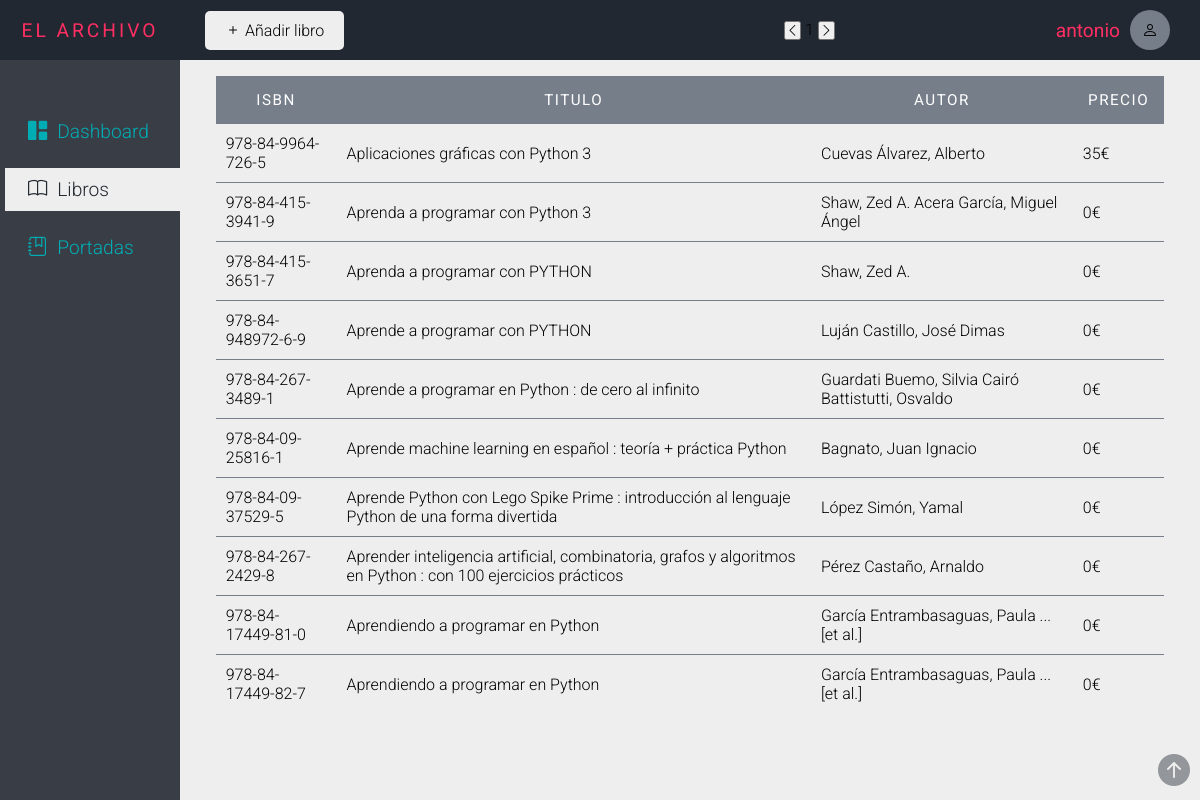
/views/tablas.php?page=1 (signed in), run on an earlier commit of the app's database.
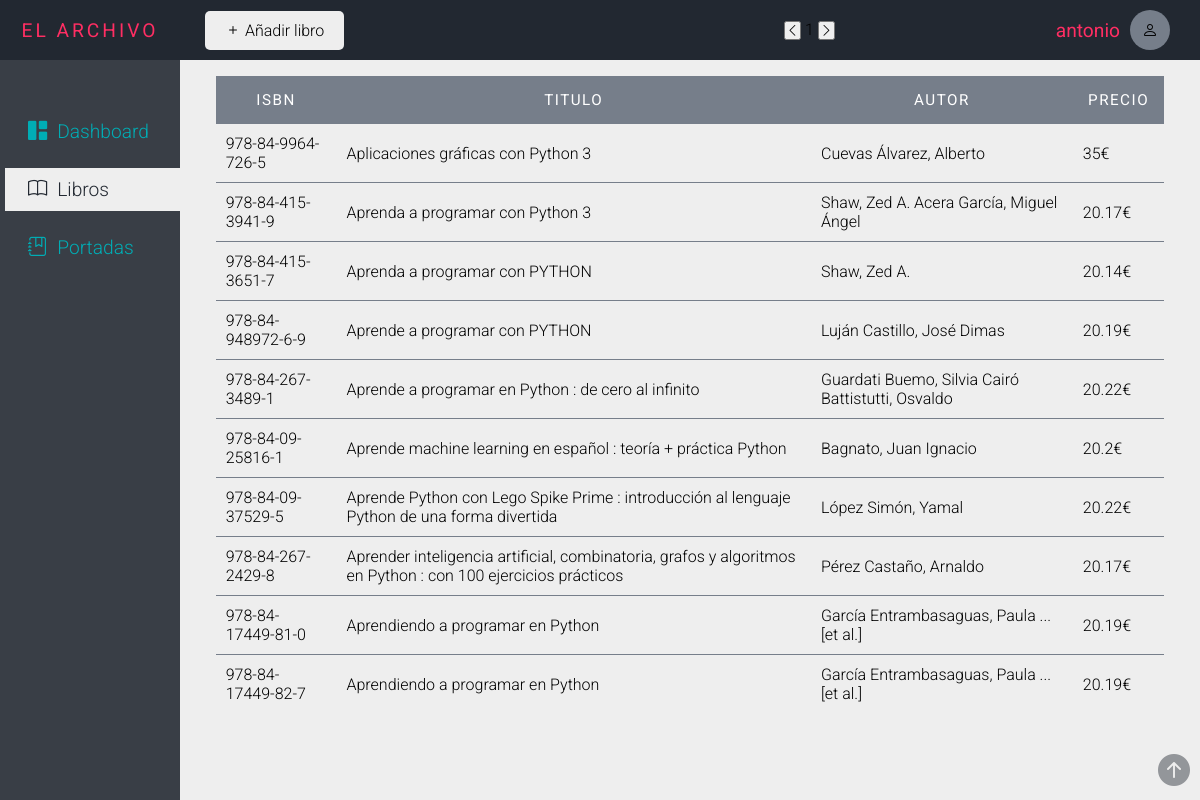
And on a later commit of the database.
### tables this page shows
CREATE TABLE `libros` (
  `codigo` int(2) NOT NULL,
  `isbn` varchar(17) DEFAULT NULL,
  `titulo` varchar(108) DEFAULT NULL,
  `autor` varchar(49) DEFAULT NULL,
  `editorial` varchar(78) DEFAULT NULL,
  `precio` int(11) DEFAULT NULL,
  `portada` varchar(100) NOT NULL
);

### includes/user_session.php (called while the page is built, shortened)
<?php
class UserSession{
    public function getCurrentUser(){
        return $_SESSION['user'];
    }
}
?>

### includes/conexion.php (called while the page is built)
<?php
    class Conexion{
        private $host;
        private $bbdd;
        private $user;
        private $pass;
        public function __construct(){
            $this -> host = "localhost";
            $this -> bbdd = "libreria";
            $this -> user = "root";
            $this -> pass = "";
        }
        function conectar(){
            try{
                $conexion = new PDO('mysql:host='.$this->host.';dbname='.$this->bbdd,$this->user,$this->pass);
                $conexion->exec("SET CHARACTER SET utf8");
                return $conexion;
            }catch(Exception $e){
                echo "No se ha podido conectar con la base de datos" . $e->getMessage();
            }
        }
    }
?>

### views/tablas.php (the view, shortened to what this page needs)
<?php
include '../includes/user_session.php';
$userSession = new UserSession();
include_once "../includes/conexion.php";
$conexion = new Conexion();
$consulta = $conexion->conectar()->prepare("SELECT * FROM libros LIMIT 0,10");
$consulta->execute();
?>
<!DOCTYPE html>
<html lang="en">
<head>
    <link rel="stylesheet" href="../styles/general_style.css">
    <link rel="stylesheet" href="../styles/tablas_style.css">
    <link rel="stylesheet" href="../icons/bootstrap-icons.css">
</head>
<body>
    <header id="header">
        <div class="section_title_container">
            <h1>El archivo</h1>
        </div>
        <div class="form_actions_container" id="up_button_anchor">
            <button id="new_book">
                <i class="bi bi-plus"></i>
                <span>Añadir libro</span>
            </button>
            <div class="pages_container">
                <button>
                    <i class="bi bi-chevron-left"></i>
                </button>
                <span>1</span>
                <button>
                    <i class="bi bi-chevron-right"></i>
                </button>
            </div>
        </div>
        <div class="user_container">
            <div class="user_name_container">
                <span>
                    <?php
                    echo $userSession->getCurrentUser();
                    ?>
                </span>
            </div>
            <div class="user_img_container" onclick="
                window.location.href = '../includes/logout.php';
            ">
                <i class="bi bi-person"></i>
            </div>
        </div>
    </header>
    <aside>
        <div class="option_list_container">
            <a href="../index.php" data-select="0"><i class="bi bi-grid-1x2-fill"></i> <span>Dashboard</span></a>
            <a href="tablas.php" data-select="1"><i class="bi bi-book"></i> <span>Libros</span></a>
            <a href="portadas.php" data-select="0"><i class="bi bi-journal-bookmark"></i><span>Portadas</span></a>
        </div>
    </aside>
    <main>
        <section class="table_view_container" id="table_container">
            <table>
                <thead>
                    <tr>
                        <th>ISBN</th>
                        <th>Titulo</th>
                        <th>Autor</th>
                        <th>Precio</th>
                    </tr>
                </thead>
                <tbody>
                    <?php
                    while ($fila = $consulta->fetch(PDO::FETCH_ASSOC)) {
                        echo "<tr>";
                        echo "<td data-label='isbn'>" . $fila['isbn'] . "</td>";
                        echo "<td data-label='titulo'>" . $fila['titulo'] . "</td>";
                        echo "<td data-label='autor'>" . $fila['autor'] . "</td>";
                        echo "<td data-label='precio'>" . ($fila['precio'] / 100) . '€' . "</td>";
                        echo "</tr>";
                    }
                    ?>
                </tbody>
            </table>
        </section>
        <a href="#table_container" class="up_button"><i class="bi bi-arrow-up-circle-fill"></i></a>
    </main>
</body>
</html>

What changed in the data, as far as the page shows it:
changed libros "Aprenda a programar con Python 3": $fila['precio']/100 "0" → "20.17"
changed libros "Aprenda a programar con PYTHON": $fila['precio']/100 "0" → "20.14"
changed libros "Aprende a programar con PYTHON": $fila['precio']/100 "0" → "20.19"
changed libros "Aprende a programar en Python : de cero al infinito": $fila['precio']/100 "0" → "20.22"
changed libros "Aprende machine learning en español : teoría + práctica Python": $fila['precio']/100 "0" → "20.2"
changed libros "López Simón, Yamal": $fila['precio']/100 "0" → "20.22"
changed libros "Pérez Castaño, Arnaldo": $fila['precio']/100 "0" → "20.17"
changed libros (number 9 of 10 on the later page): $fila['precio']/100 "0" → "20.19"
changed libros (number 10 of 10 on the later page): $fila['precio']/100 "0" → "20.19"
